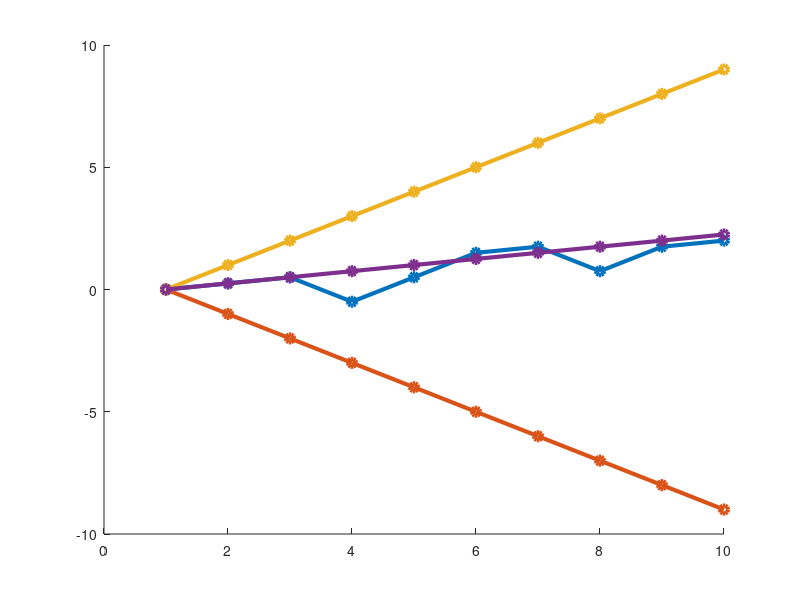

Here is the MATLAB script that generated this plot: (Note: this script raises an error after producing the figure.)
close all; clear all; clc; 

pltn1 = [3,1,1,3,5,5,1,3,5,1];
pltn2 = [3,3,3,3,3,3,3,3,3,3];
pltn3 = [5,5,5,5,5,5,5,5,5,5];
pltn4 = [1,1,1,1,1,1,1,1,1,1];

total_scores = zeros(1, 4);

figure; % create a new figure

hold on; % enable "hold on" to add multiple plots to the same figure

for j = 1:4
    pltn = eval(['pltn', num2str(j)]); % get the platoon from the variable name
    
    total_score = zeros(size(pltn));
    
    for i = 2:numel(pltn)
        merit = 0;
        demerit = 0;
        
        if pltn(i) > 1
            if pltn(i) == 3
                demerit = demerit + 1;
            else 
                pltn(i) == 5;
                merit = merit + 1;
            end
        else
            merit = merit + 0.25;
        end
        
        total_score(i) = merit - demerit + total_score(i-1);
        %disp(['platoon_', num2str(j), '_score(', num2str(i), ') = ', num2str(total_score(i))]);
    end
    
    plot(1:i, total_score(1:i), '-o'); % plot the total score for the platoon
    %total_scores(j) = total_score(end); % store the total score for the platoon
end

hold off; % disable "hold on"

%% For increasing Fonts
hold on;
set(findall(gca, 'Type', 'Line'),'LineWidth',3);

ax = gca;
ax.FontSize = 22;

%% For Different Legends
leg = legend('\alpha = 1','\alpha = 0.8','\alpha = 0.6','\alpha = 0.4', '\alpha = 0.2');
leg.FontSize = 24;

xlabel('Time','FontSize',24);
ylabel('Total Score of Platoon','FontSize',24);
title('Total Scores for All Platoons with time','FontSize',24);
legend('Platoon 1', 'Platoon 2', 'Platoon 3', 'Platoon 4','best','FontSize',24);
